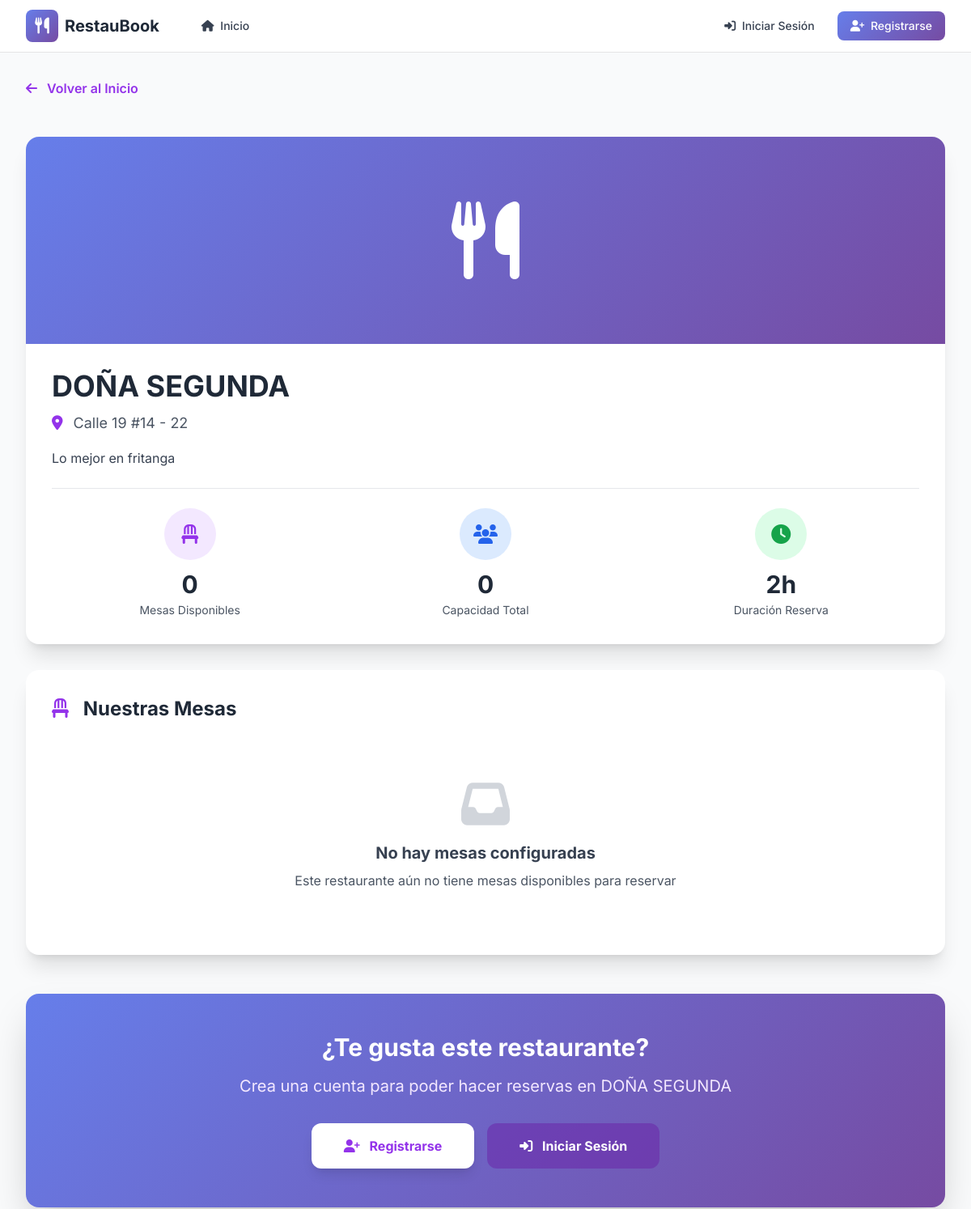
The app's page /restaurante/2 (upper part), older data.
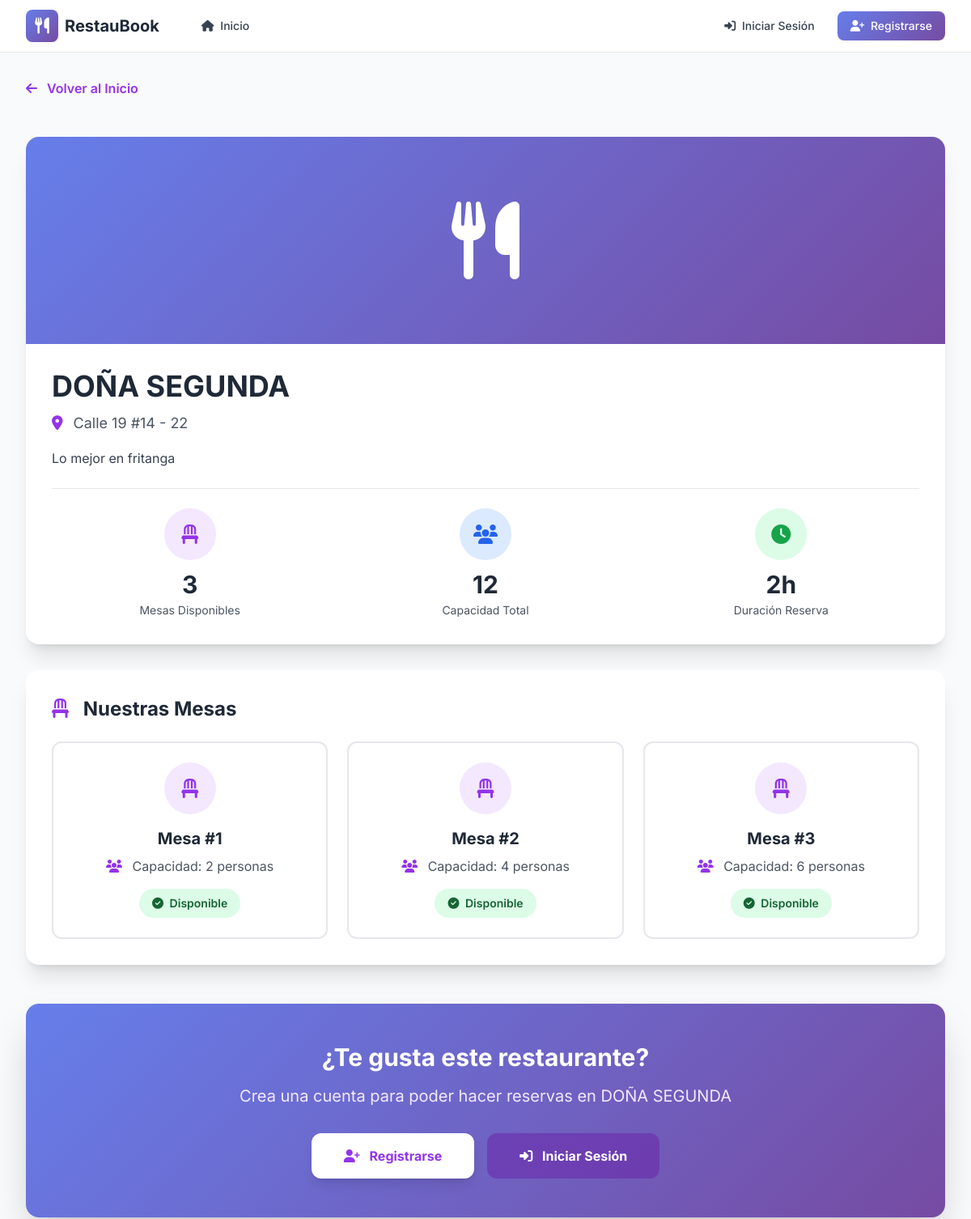
The same page, newer data.
### models.py (models this page shows, shortened)
class Table(db.Model):
    __tablename__ = 'tables'
    id = db.Column(db.Integer, primary_key=True)
    numero = db.Column(db.Integer, nullable=False)
    capacidad = db.Column(db.Integer, nullable=False)
    restaurant_id = db.Column(db.Integer, db.ForeignKey('restaurants.id'), nullable=False)

### app.py (the view)
@app.route('/restaurante/<int:id>')
def detalle_restaurante(id):
    restaurante = Restaurant.query.get_or_404(id)
    mesas = Table.query.filter_by(restaurant_id=id).all()
    return render_template('detalle_restaurante.html', restaurante=restaurante, mesas=mesas)

### templates/detalle_restaurante.html (shortened to what the changed rows need)
{% extends "base.html" %}
{% block content %}
<div class="animate-fade-in">
    <div class="bg-white rounded-2xl shadow-xl overflow-hidden mb-8">
        <div class="p-8">
            <div class="flex items-start justify-between mb-6">
                <div class="flex-1">
                    <h1 class="text-4xl font-bold text-gray-800 mb-3">{{ restaurante.nombre }}</h1>
                </div>
            </div>
            <div class="grid grid-cols-1 md:grid-cols-3 gap-6 pt-6 border-t border-gray-200">
                <div class="text-center">
                    <div class="w-16 h-16 bg-purple-100 rounded-full flex items-center justify-center mx-auto mb-3">
                        <i class="fas fa-chair text-purple-600 text-2xl"></i>
                    </div>
                    <p class="text-3xl font-bold text-gray-800 mb-1">{{ mesas|length }}</p>
                    <p class="text-sm text-gray-600">Mesas Disponibles</p>
                </div>
                <div class="text-center">
                    <div class="w-16 h-16 bg-blue-100 rounded-full flex items-center justify-center mx-auto mb-3">
                        <i class="fas fa-users text-blue-600 text-2xl"></i>
                    </div>
                    <p class="text-3xl font-bold text-gray-800 mb-1">
                        {% set capacidad_total = mesas|sum(attribute='capacidad') %}
                        {{ capacidad_total }}
                    </p>
                    <p class="text-sm text-gray-600">Capacidad Total</p>
                </div>
            </div>
        </div>
    </div>
    <div class="bg-white rounded-2xl shadow-xl p-8">
        <h2 class="text-2xl font-bold text-gray-800 mb-6">
            <i class="fas fa-chair text-purple-600 mr-3"></i>
            Nuestras Mesas
        </h2>
        {% if mesas %}
        <div class="grid grid-cols-1 md:grid-cols-2 lg:grid-cols-3 gap-6">
            {% for mesa in mesas %}
            <div class="border-2 border-gray-200 rounded-xl p-6 text-center hover:border-purple-500 hover:shadow-lg transition">
                <div class="w-16 h-16 bg-purple-100 rounded-full flex items-center justify-center mx-auto mb-4">
                    <i class="fas fa-chair text-purple-600 text-2xl"></i>
                </div>
                <h3 class="text-xl font-bold text-gray-800 mb-2">Mesa #{{ mesa.numero }}</h3>
                <p class="text-gray-600 mb-4">
                    <i class="fas fa-users text-purple-600 mr-2"></i>
                    Capacidad: {{ mesa.capacidad }} personas
                </p>
                <span class="inline-block px-4 py-2 bg-green-100 text-green-800 rounded-full text-sm font-semibold">
                    <i class="fas fa-check-circle mr-1"></i>
                    Disponible
                </span>
            </div>
            {% endfor %}
        </div>
        {% else %}
        <div class="text-center py-12">
            <i class="fas fa-inbox text-gray-300 text-6xl mb-4"></i>
            <h3 class="text-xl font-bold text-gray-700 mb-2">No hay mesas configuradas</h3>
            <p class="text-gray-600">Este restaurante aún no tiene mesas disponibles para reservar</p>
        </div>
        {% endif %}
    </div>
    {% if session.user_id %}
    <div class="mt-12 gradient-bg rounded-2xl shadow-2xl p-12 text-center">
        <h2 class="text-3xl font-bold text-white mb-4">¿Listo para reservar?</h2>
        <p class="text-xl text-purple-100 mb-8 max-w-2xl mx-auto">
            Selecciona tu fecha preferida y asegura tu mesa en {{ restaurante.nombre }}
        </p>
        <a href="/reserve?restaurant_id={{ restaurante.id }}" class="inline-block bg-white text-purple-600 px-10 py-4 rounded-xl font-bold hover:bg-gray-100 transition shadow-lg hover:shadow-xl transform hover:scale-105">
            <i class="fas fa-calendar-plus mr-2"></i>
            Hacer Reserva Ahora
        </a>
    </div>
    {% else %}
    <div class="mt-12 gradient-bg rounded-2xl shadow-2xl p-12 text-center">
        <h2 class="text-3xl font-bold text-white mb-4">¿Te gusta este restaurante?</h2>
    </div>
    {% endif %}
</div>
{% endblock %}

Row changes from the older to the newer data that the page shows:
added Table: numero "1", capacidad "2"
added Table: numero "2", capacidad "4"
added Table: numero "3", capacidad "6"
Text that changed along with them:
{{ mesas|length }}: "0" → "3"
{{ capacidad_total }}: "0" → "12"
text no longer shown: "No hay mesas configuradas Este restaurante aún no tiene mesas disponibles para reservar"
